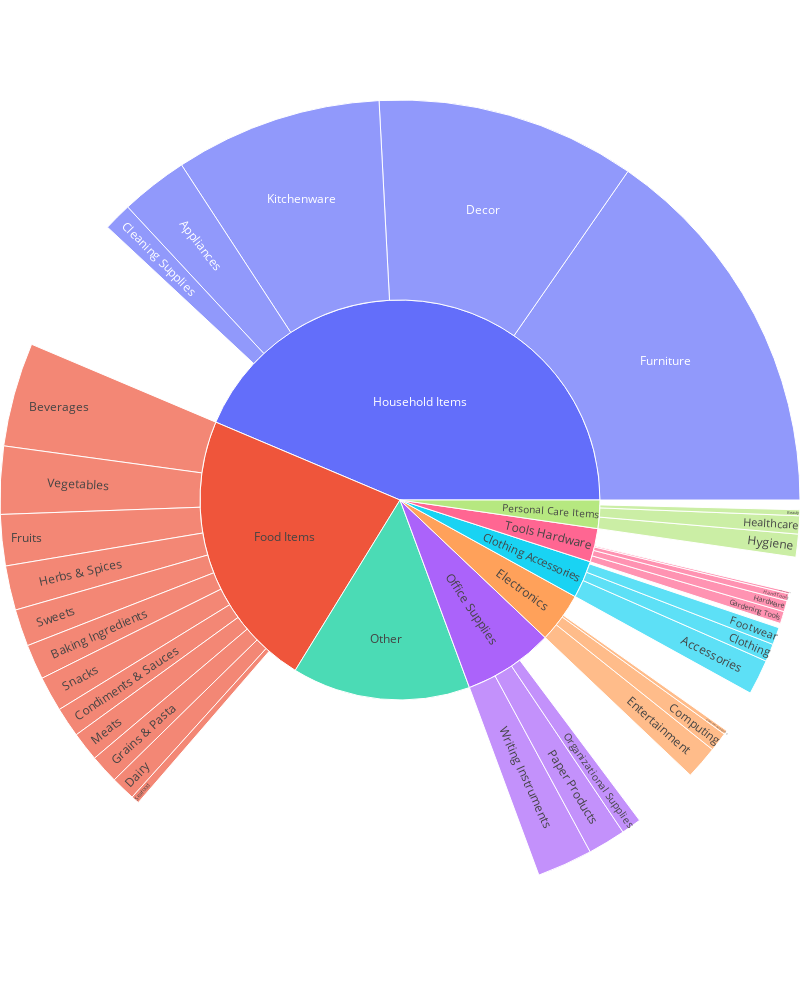

Notebook code cell kept with this figure:
### Code cell
import plotly.graph_objects as go

isother = lambda v: "other" in v.lower().split() or "miscellaneous" in v.lower().split()
otherhigh = [
    ("", high, sum(
        v[2] for v in hierarchylow
        if v[0] == high and isother(v[1])
    ))
    for high in hierarchy_dict.keys()
]
nonotherlow = [x for x in hierarchylow if not isother(x[1])]
custhier = nonotherlow + otherhigh
custhier = [(high.replace("_", " ").title(), low.replace("_", " ").title(), val) for high, low, val in custhier]
parents, labels, values = zip(*custhier)
# labels = [f"{label} ({count})" for label, count in zip(labels, values)]
fig = go.Figure(go.Sunburst(
    labels=labels,
    parents=parents,
    values=values,
))
fig.update_layout(margin=dict(t=0, b=0, l=0, r=0), autosize=False, width=800, height=1000)

fig.show()
# fig.write_image("fig1.png")

### Figure 1 — Plotly figure (JSON) as saved in the notebook; plotly's stock layout.template omitted (floating-point values rounded to 4 significant figures)
{"data": [{"labels": ["Fruits", "Vegetables", "Beverages", "Baking Ingredients", "Snacks", "Condiments & Sauces", "Meats", "Seafood", "Dairy", "Grains & Pasta", "Herbs & Spices", "Sweets", "Cleaning Supplies", "Kitchenware", "Decor", "Furniture", "Appliances", "Hand Tools", "Power Tools", "Gardening Tools", "Hardware", "Computing", "Entertainment", "Communications", "Hygiene", "Beauty", "Healthcare", "Clothing", "Footwear", "Accessories", "Writing Instruments", "Paper Products", "Organizational Supplies", "Food Items", "Household Items", "Tools Hardware", "Electronics", "Personal Care Items", "Clothing Accessories", "Office Supplies", "Other"], "parents": ["Food Items", "Food Items", "Food Items", "Food Items", "Food Items", "Food Items", "Food Items", "Food Items", "Food Items", "Food Items", "Food Items", "Food Items", "Household Items", "Household Items", "Household Items", "Household Items", "Household Items", "Tools Hardware", "Tools Hardware", "Tools Hardware", "Tools Hardware", "Electronics", "Electronics", "Electronics", "Personal Care Items", "Personal Care Items", "Personal Care Items", "Clothing Accessories", "Clothing Accessories", "Clothing Accessories", "Office Supplies", "Office Supplies", "Office Supplies", "", "", "", "", "", "", "", ""], "type": "sunburst", "values": [138, 183, 281, 95, 95, 81, 79, 22, 66, 78, 120, 100, 76, 559, 701, 1026, 182, 19, 6, 33, 30, 52, 90, 11, 62, 16, 49, 48, 47, 95, 150, 102, 54, 172, 373, 93, 118, 26, 12, 181, 964]}], "layout": {"autosize": false, "height": 1000, "margin": {"b": 0, "l": 0, "r": 0, "t": 0}, "width": 800}}
